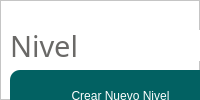
               <widget class="QWidget" name="pg_nivel">
                <layout class="QVBoxLayout" name="verticalLayout_8">
                 <property name="spacing">
                  <number>0</number>
                 </property>
                 <property name="leftMargin">
                  <number>0</number>
                 </property>
                 <property name="topMargin">
                  <number>0</number>
                 </property>
                 <property name="rightMargin">
                  <number>0</number>
                 </property>
                 <property name="bottomMargin">
                  <number>0</number>
                 </property>
                 <item>
                  <widget class="QFrame" name="frame_11">
                   <property name="styleSheet">
                    <string notr="true">QPushButton{
    background:rgba(2,97,98,255);
    /*border: 1px solid #2361a0; /* Cambiar el color del borde a azul oscuro */
    border-radius: 10px;
    font: 75 12pt &quot;Archivo&quot;;
/* Cambiar el color de fondo a azul oscuro */
    color: white;
}
/*
QPushButton:hover{

background-color: qlineargradient(spread:pad, x1:0, y1:0.505682, x2:1, y2:0.477, stop:0 rgba(14, 52, 83, 1), stop:1 rgba(14, 52, 83, 1));
color: black;

}
*/
QFrame{
background-color: rgb(255, 255, 255); /* Cambiar el color de fondo a azul oscuro */
}

QLineEdit{
background-color: rgb(255,255,255);
border:none;
border-bottom:2px solid rgba(46, 82, 101, 200);
   /*color: #2361a0;*/
	color:rgba(106,105,103,255);
    font: 75 12pt &quot;Archivo&quot;;

}

QLabel{
color: rgba(106,105,103,255);
    font: 75 22pt &quot;Archivo&quot;;
}
</string>
                   </property>
                   <property name="frameShape">
                    <enum>QFrame::StyledPanel</enum>
                   </property>
                   <property name="frameShadow">
                    <enum>QFrame::Raised</enum>
                   </property>
                   <widget class="QLabel" name="label_6">
                    <property name="geometry">
                     <rect>
                      <x>10</x>
                      <y>30</y>
                      <width>211</width>
                      <height>31</height>
                     </rect>
                    </property>
                    <property name="font">
                     <font>
                      <family>Archivo</family>
                      <pointsize>22</pointsize>
                      <weight>9</weight>
                      <italic>false</italic>
                      <bold>false</bold>
                     </font>
                    </property>
                    <property name="text">
                     <string>Nivel</string>
                    </property>
                   </widget>
                   <widget class="QLineEdit" name="lineEdit_3">
                    <property name="geometry">
                     <rect>
                      <x>10</x>
                      <y>140</y>
                      <width>771</width>
                      <height>31</height>
                     </rect>
                    </property>
                    <property name="styleSheet">
                     <string notr="true"/>
                    </property>
                   </widget>
                   <widget class="QPushButton" name="btn_crearNiv">
                    <property name="geometry">
                     <rect>
                      <x>10</x>
                      <y>70</y>
                      <width>221</width>
                      <height>51</height>
                     </rect>
                    </property>
                    <property name="text">
                     <string>Crear Nuevo Nivel</string>
                    </property>
                   </widget>
                   <widget class="QTableWidget" name="tablaNivel">
                    <property name="geometry">
                     <rect>
                      <x>10</x>
                      <y>200</y>
                      <width>1011</width>
                      <height>501</height>
                     </rect>
                    </property>
                    <property name="styleSheet">
                     <string notr="true">QHeaderView {
    background-color: white;
    border: none;
    font: 75 12pt &quot;Archivo&quot;;
}

QHeaderView:hover {
    background-color: white;
}

QHeaderView:section {
    background-color: white;
    border-bottom: 1px solid lightgray;
    border-top: none;
    padding: 2px;
    font-size: 11pt;
    color: black;
text-align: left;
}

QTableWidget {
    background-color: white;
    border: none;
    gridline-color: transparent;
    font-size: 11pt;
    color: black;

}

QTableWidget QTableCornerButton::section {
    background-color: white;
    border: none;

}

QTableWidget::item {
    border: none;
    border-bottom: 1px solid lightgray;
    alignment: AlignHCenter; /* Centra el texto horizontalmente */
	color:black /* cambiar el color letra al seleccionar*/

}</string>
                    </property>
                    <property name="textElideMode">
                     <enum>Qt::ElideMiddle</enum>
                    </property>
                    <property name="gridStyle">
                     <enum>Qt::SolidLine</enum>
                    </property>
                    <attribute name="horizontalHeaderMinimumSectionSize">
                     <number>34</number>
                    </attribute>
                    <column>
                     <property name="text">
                      <string>id</string>
                     </property>
                    </column>
                    <column>
                     <property name="text">
                      <string>Nivel</string>
                     </property>
                    </column>
                    <column>
                     <property name="text">
                      <string>Nombre</string>
                     </property>
                    </column>
                    <column>
                     <property name="text">
                      <string/>
                     </property>
                    </column>
                    <column>
                     <property name="text">
                      <string/>
                     </property>
                    </column>
                   </widget>
                  </widget>
                 </item>
                </layout>
               </widget>
